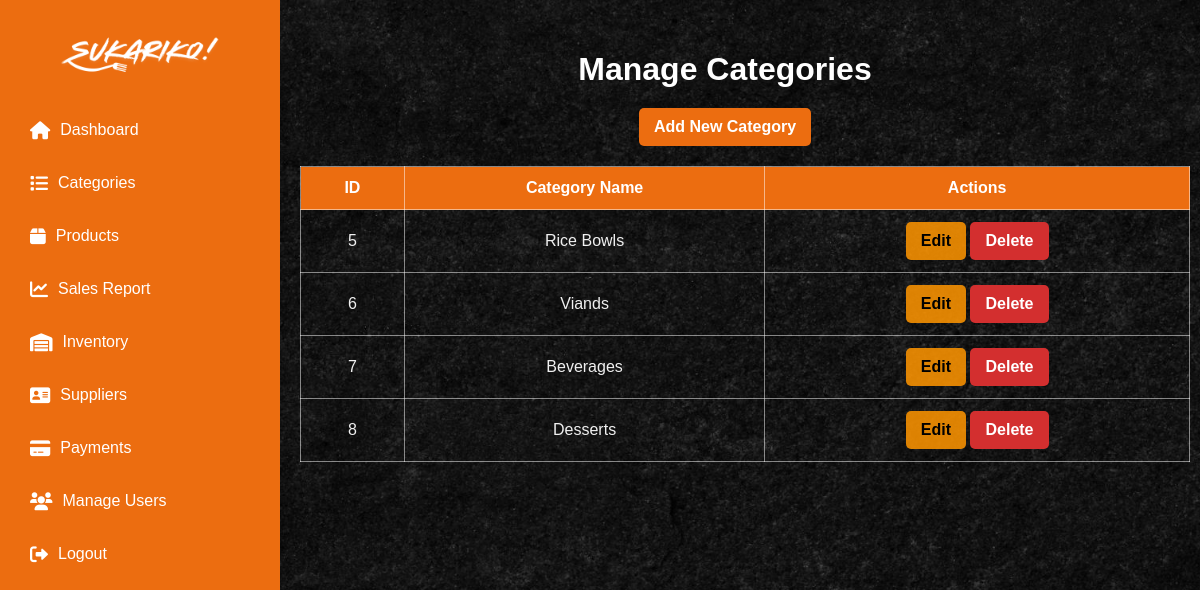
The app's page /Super_Admin/categories.php (signed in), older data.
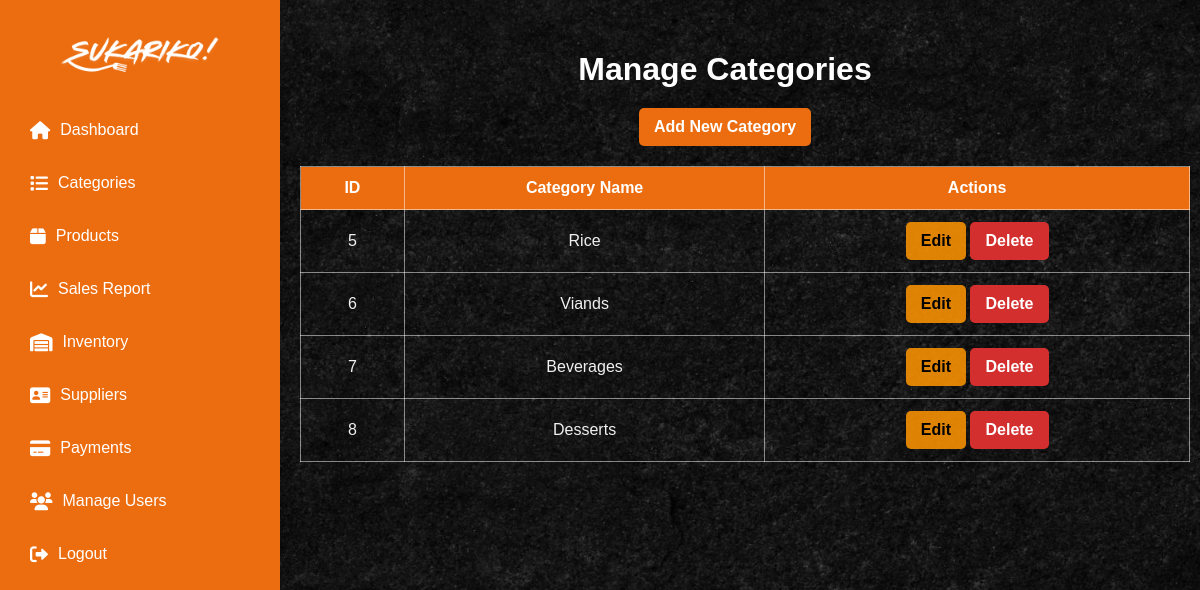
The same page, newer data.
### tables this page shows
CREATE TABLE `categories` (
  `id` int(11) NOT NULL,
  `name` varchar(255) NOT NULL,
  `created_at` timestamp NOT NULL DEFAULT current_timestamp(),
  `category_code` varchar(50) NOT NULL,
  `img` varchar(255) DEFAULT NULL
);

### Super_Admin/categories.php (the view, shortened to what this page needs)
<?php
require __DIR__ . '/../db.php';
try {
    $stmt = $pdo->query("SELECT * FROM categories");
    $categories = $stmt->fetchAll(PDO::FETCH_ASSOC);
} catch (PDOException $e) {
    die("Database error: " . $e->getMessage());
}
?>
<!DOCTYPE html>
<html lang="en">
<head>
    <link rel="stylesheet" href="https://cdnjs.cloudflare.com/ajax/libs/font-awesome/6.0.0/css/all.min.css">
</head>
<body>
    <div class="sidebar">
        <h2>
            <img src="../imgmain/logo1.png" alt="image">
        </h2>
        <ul>
            <li><a href="super_admin_dashboard.php" class="active"><i class="fas fa-home"></i> Dashboard</a></li>
            <li><a href="categories.php"><i class="fas fa-list"></i> Categories</a></li>
            <li><a href="products.php"><i class="fas fa-box"></i> Products</a></li>
            <li><a href="sales_report.php"><i class="fas fa-chart-line"></i> Sales Report</a></li>
            <li><a href="view_inventory.php"><i class="fas fa-warehouse"></i> Inventory</a></li>
            <li><a href="suppliers.php"><i class=" fas fa-address-card"></i>Suppliers</a></li>
            <li><a href="payments.php"><i class="fas fa-credit-card"></i> Payments</a></li>
            <li><a href="users.php"><i class="fas fa-users"></i> Manage Users</a></li>
            <li><a href="/POS/logout.php"><i class="fas fa-sign-out-alt"></i> Logout</a></li>
        </ul>
    </div>
    <div class="main-content">
        <h1>Manage Categories</h1>
        <div class="btn-container">
            <a href="add_category.php" class="btn">Add New Category</a>
        </div>
        <table>
            <thead>
                <tr>
                    <th>ID</th>
                    <th>Category Name</th>
                    <th>Actions</th>
                </tr>
            </thead>
            <tbody>
                <?php foreach ($categories as $category): ?>
                    <tr>
                        <td><?= htmlspecialchars($category['id']); ?></td>
                        <td><?= htmlspecialchars($category['name']); ?></td>
                        <td>
                            <a href="edit_category.php?id=<?= $category['id']; ?>" class="btn edit">Edit</a>
                            <a href="delete_category.php?id=<?= $category['id']; ?>" class="btn delete" onclick="return confirm('Are you sure?');">Delete</a>
                        </td>
                    </tr>
                <?php endforeach; ?>
            </tbody>
        </table>
    </div>
</body>
</html>

Row changes from the older to the newer data that the page shows:
changed categories id 5: name "Rice Bowls" → "Rice"
